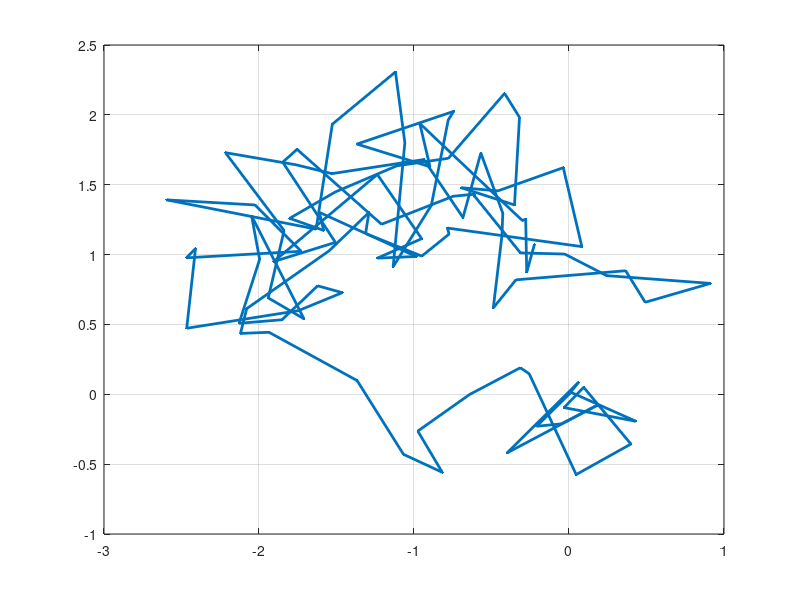

Write MATLAB code to recreate this figure.
% Parameters
numSteps = 100;   % Number of steps
deltaT = 0.1;     % Time step size
sigma = 1;        % Standard deviation

% Initialize position arrays
xPosition = zeros(1, numSteps);
yPosition = zeros(1, numSteps);

% Create a figure
figure;
xlabel('X Position');
ylabel('Y Position');
title('2D Brownian Motion');

% Initialize the plot with the starting point
hPlot = plot(0, 0, 'LineWidth', 2);
hold on;
grid on;

for step = 2:numSteps
    % Generate random increments using normal distribution for x and y
    incrementX = sigma * sqrt(deltaT) * randn;
    incrementY = sigma * sqrt(deltaT) * randn;
    
    % Update the positions
    xPosition(step) = xPosition(step-1) + incrementX;
    yPosition(step) = yPosition(step-1) + incrementY;
    
    % Update the plot
    set(hPlot, 'XData', xPosition(1:step), 'YData', yPosition(1:step));
    
    % Pause to control the animation speed
    pause(0.1);
    
    % Force the plot to update
    drawnow;
end

hold off;
